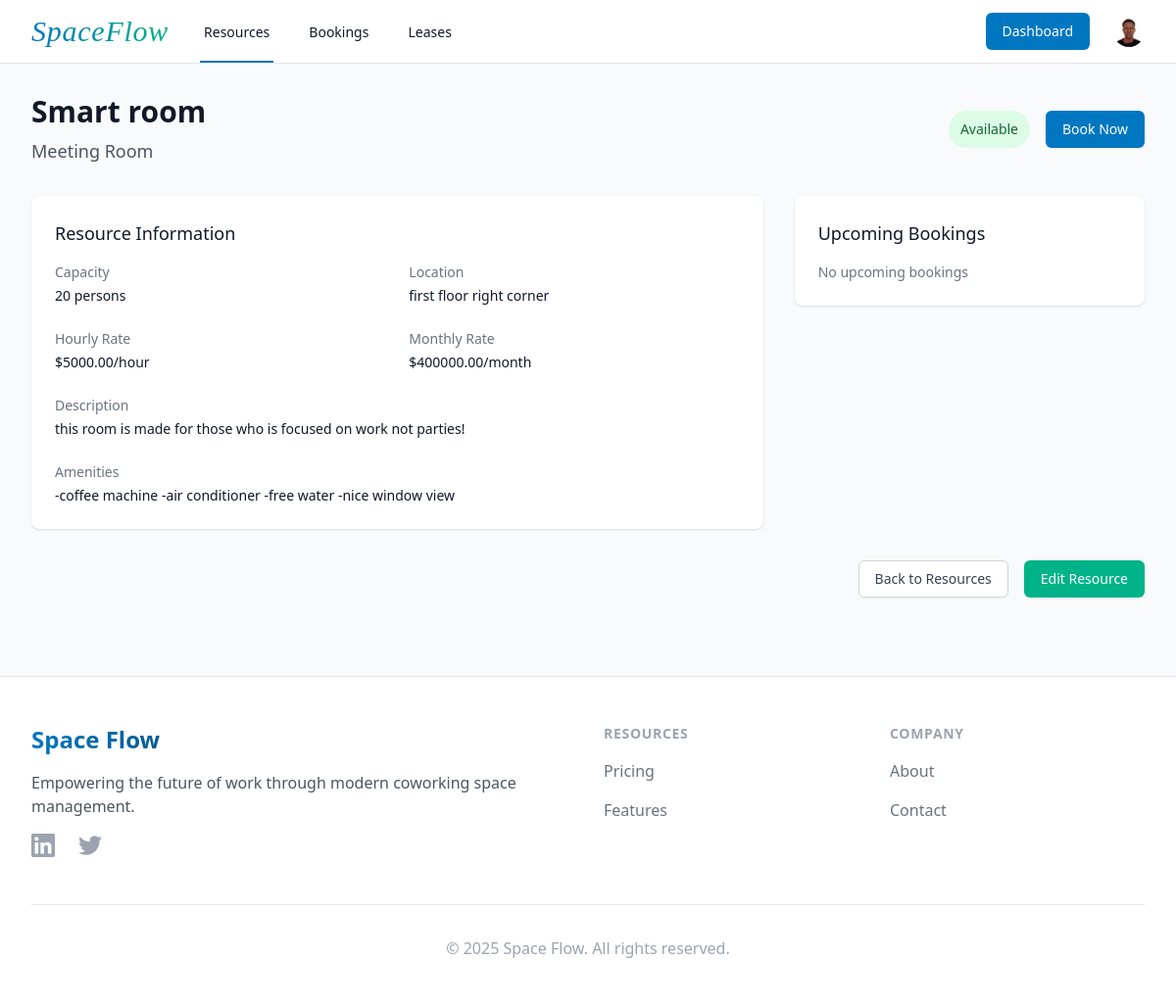
Screenshot of /resources/2/ (signed in) with the database file from the repository.
### core_app/models.py (models this page shows, shortened)
class UserProfile(models.Model):
    ROLE_CHOICES = [
        ('member', 'Member'),
        ('staff', 'Staff'),
        ('admin', 'Admin'),
    ]
    STATUS_CHOICES = [
        ('active', 'Active'),
        ('suspended', 'Suspended'),
    ]
    user = models.OneToOneField(User, on_delete=models.CASCADE)
    role = models.CharField(max_length=10, choices=ROLE_CHOICES, default='member')
    phone_number = models.CharField(max_length=20, blank=True)
    address = models.TextField(blank=True)
    company_name = models.CharField(max_length=100, blank=True)
    profile_picture = models.ImageField(upload_to='profiles/', blank=True, null=True)
    account_status = models.CharField(max_length=20, choices=STATUS_CHOICES, default='active')
    created_at = models.DateTimeField(auto_now_add=True)
    updated_at = models.DateTimeField(auto_now=True)

class Resource(models.Model):
    RESOURCE_TYPES = [
        ('desk', 'Desk'),
        ('meeting_room', 'Meeting Room'),
        ('office', 'Private Office'),
    ]
    STATUS_CHOICES = [
        ('available', 'Available'),
        ('maintenance', 'Under Maintenance'),
        ('occupied', 'Occupied'),
    ]
    name = models.CharField(max_length=100)
    type = models.CharField(max_length=20, choices=RESOURCE_TYPES)
    description = models.TextField(blank=True)
    capacity = models.PositiveIntegerField(default=1)
    location = models.CharField(max_length=100)
    amenities = models.TextField(blank=True)
    price_per_hour = models.DecimalField(max_digits=10, decimal_places=2, null=True, blank=True)
    monthly_price = models.DecimalField(max_digits=10, decimal_places=2, null=True, blank=True)
    status = models.CharField(max_length=20, choices=STATUS_CHOICES, default='available')
    created_at = models.DateTimeField(auto_now_add=True)
    updated_at = models.DateTimeField(auto_now=True)
    class Meta:
        ordering = ('name',)

### core_app/views.py (the view)
# urls.py: path('resources/<int:pk>/', views.resource_detail, name='resource_detail'),
@login_required
def resource_detail(request, pk):
    resource = get_object_or_404(Resource, pk=pk)
    context = {
        'resource': resource,
        'upcoming_bookings': resource.bookings.filter(
            status='approved',
            end_time__gte=timezone.now()
        ).order_by('start_time')[:5]
    }
    return render(request, 'core_app/resources/detail.html', context)

### core_app/templates/core_app/resources/detail.html (shortened to what this page needs)
{% extends 'core_app/base.html' %}
{% block content %}
<div class="max-w-7xl mx-auto px-4 sm:px-6 lg:px-8 py-8">
    <div class="mb-8">
        <div class="flex items-center justify-between">
            <div>
                <h1 class="text-3xl font-bold text-gray-900">{{ resource.name }}</h1>
                <p class="mt-2 text-lg text-gray-600">{{ resource.get_type_display }}</p>
            </div>
            <div class="flex space-x-4">
                <span class="inline-flex items-center px-3 py-1 rounded-full text-sm font-medium
                    {% if resource.status == 'available' %}bg-green-100 text-green-800
                    {% elif resource.status == 'maintenance' %}bg-yellow-100 text-yellow-800
                    {% else %}bg-red-100 text-red-800{% endif %}">
                    {{ resource.get_status_display }}
                </span>
                {% if resource.status == 'available' %}
                    <a href="{% url 'booking_create' resource.id %}"
                        class="inline-flex items-center px-4 py-2 border border-transparent text-sm font-medium rounded-md text-white bg-primary-500 hover:bg-primary-600 focus:outline-none focus:ring-2 focus:ring-offset-2 focus:ring-primary-500">
                        Book Now
                    </a>
                {% endif %}
            </div>
        </div>
    </div>
    <div class="grid grid-cols-1 lg:grid-cols-3 gap-8">
        <div class="lg:col-span-2">
            <div class="bg-white shadow rounded-lg overflow-hidden">
                <div class="px-4 py-5 sm:p-6">
                    <h3 class="text-lg font-medium text-gray-900 mb-4">Resource Information</h3>
                    <div class="grid grid-cols-1 sm:grid-cols-2 gap-6">
                        <div>
                            <dt class="text-sm font-medium text-gray-500">Capacity</dt>
                            <dd class="mt-1 text-sm text-gray-900">{{ resource.capacity }} person{{ resource.capacity|pluralize }}</dd>
                        </div>
                        <div>
                            <dt class="text-sm font-medium text-gray-500">Location</dt>
                            <dd class="mt-1 text-sm text-gray-900">{{ resource.location }}</dd>
                        </div>
                        {% if resource.price_per_hour %}
                        <div>
                            <dt class="text-sm font-medium text-gray-500">Hourly Rate</dt>
                            <dd class="mt-1 text-sm text-gray-900">${{ resource.price_per_hour }}/hour</dd>
                        </div>
                        {% endif %}
                        {% if resource.monthly_price %}
                        <div>
                            <dt class="text-sm font-medium text-gray-500">Monthly Rate</dt>
                            <dd class="mt-1 text-sm text-gray-900">${{ resource.monthly_price }}/month</dd>
                        </div>
                        {% endif %}
                    </div>
                    {% if resource.description %}
                    <div class="mt-6">
                        <dt class="text-sm font-medium text-gray-500">Description</dt>
                        <dd class="mt-1 text-sm text-gray-900">{{ resource.description }}</dd>
                    </div>
                    {% endif %}
                    {% if resource.amenities %}
                    <div class="mt-6">
                        <dt class="text-sm font-medium text-gray-500">Amenities</dt>
                        <dd class="mt-1 text-sm text-gray-900">{{ resource.amenities }}</dd>
                    </div>
                    {% endif %}
                </div>
            </div>
        </div>
        <div class="lg:col-span-1">
            <div class="bg-white shadow rounded-lg overflow-hidden">
                <div class="px-4 py-5 sm:p-6">
                    <h3 class="text-lg font-medium text-gray-900 mb-4">Upcoming Bookings</h3>
                    {% if upcoming_bookings %}
                        <div class="space-y-4">
                            {% for booking in upcoming_bookings %}
                            <div class="border-l-4 border-primary-500 pl-4">
                                <div class="flex items-center justify-between">
                                    <div>
                                        <p class="text-sm font-medium text-gray-900">{{ booking.user.get_full_name|default:booking.user.username }}</p>
                                        <p class="text-sm text-gray-500">{{ booking.start_time|date:"M j, Y" }}</p>
                                        <p class="text-sm text-gray-500">{{ booking.start_time|time:"g:i A" }} - {{ booking.end_time|time:"g:i A" }}</p>
                                    </div>
                                    <span class="inline-flex items-center px-2 py-1 rounded-full text-xs font-medium bg-green-100 text-green-800">
                                        {{ booking.get_status_display }}
                                    </span>
                                </div>
                            </div>
                            {% endfor %}
                        </div>
                    {% else %}
                        <p class="text-sm text-gray-500">No upcoming bookings</p>
                    {% endif %}
                </div>
            </div>
        </div>
    </div>
    <div class="mt-8 flex justify-end space-x-4">
        <a href="{% url 'resource_list' %}"
            class="inline-flex justify-center py-2 px-4 border border-gray-300 shadow-sm text-sm font-medium rounded-md text-gray-700 bg-white hover:bg-gray-50 focus:outline-none focus:ring-2 focus:ring-offset-2 focus:ring-primary-500">
            Back to Resources
        </a>
        {% if user.userprofile.role in 'staff,admin' %}
            <a href="#"
                class="inline-flex justify-center py-2 px-4 border border-transparent shadow-sm text-sm font-medium rounded-md text-white bg-accent-500 hover:bg-accent-600 focus:outline-none focus:ring-2 focus:ring-offset-2 focus:ring-accent-500">
                Edit Resource
            </a>
        {% endif %}
    </div>
</div>
{% endblock %}

### core_app/templates/core_app/base.html (shortened to what this page needs)
<!DOCTYPE html>
<html lang="en">
<head>
    <script src="https://cdn.tailwindcss.com?v={% now 'U' %}"></script>
</head>
<body class="bg-gray-50 min-h-screen flex flex-col">
    <nav class="bg-white border-b border-gray-200 fixed w-full z-50">
        <div class="max-w-7xl mx-auto px-4 sm:px-6 lg:px-8">
            <div class="flex justify-between h-16">
                <div class="flex">
                    <div class="flex-shrink-0 flex items-center">
                        <a href="{% url 'home' %}" class="flex items-center">
                            <span class="text-2xl md:text-3xl font-serif italic tracking-wide bg-gradient-to-r from-primary-500 to-accent-500 bg-clip-text text-transparent hover:from-primary-600 hover:to-accent-600 transition-colors duration-300">
                            </span>
                        </a>
                    </div>
                    <div class="hidden sm:ml-8 sm:flex sm:space-x-8">
                        {% if user.is_authenticated %}
                            <a href="{% url 'resource_list' %}" class="text-gray-900 inline-flex items-center px-1 pt-1 border-b-2 {% if 'resource' in request.path %}border-primary-500{% else %}border-transparent{% endif %} text-sm font-medium hover:border-gray-300">
                                Resources
                            </a>
                            <a href="{% url 'booking_list' %}" class="text-gray-900 inline-flex items-center px-1 pt-1 border-b-2 {% if 'booking' in request.path %}border-primary-500{% else %}border-transparent{% endif %} text-sm font-medium hover:border-gray-300">
                                Bookings
                            </a>
                            {% if user.userprofile.role in 'staff,admin' %}
                                <a href="{% url 'lease_list' %}" class="text-gray-900 inline-flex items-center px-1 pt-1 border-b-2 {% if 'lease' in request.path %}border-primary-500{% else %}border-transparent{% endif %} text-sm font-medium hover:border-gray-300">
                                    Leases
                                </a>
                            {% endif %}
                        {% endif %}
                    </div>
                </div>
                <div class="hidden sm:ml-6 sm:flex sm:items-center">
                    {% if user.is_authenticated %}
                        <a href="{% url 'dashboard' %}" class="inline-flex items-center px-4 py-2 border border-transparent text-sm font-medium rounded-md text-white bg-primary-500 hover:bg-primary-600 focus:outline-none focus:ring-2 focus:ring-offset-2 focus:ring-primary-500 mr-3">
                            Dashboard
                        </a>
                        <div x-data="{ open: false }" class="ml-3 relative">
                            <button @click="open = !open" @click.away="open = false"
                                class="flex text-sm rounded-full focus:outline-none focus:ring-2 focus:ring-offset-2 focus:ring-primary-500">
                                {% if user.userprofile.profile_picture %}
                                    <img class="h-8 w-8 rounded-full" src="{{ user.userprofile.profile_picture.url }}" alt="">
                                {% else %}
                                    <div class="h-8 w-8 rounded-full bg-primary-500 flex items-center justify-center text-white">
                                        {{ user.username|make_list|first|upper }}
                                    </div>
                                {% endif %}
                            </button>
                        </div>
                    {% endif %}
                </div>
            </div>
        </div>
    </nav>
    <div class="pt-16">
        <main class="flex-grow">
            {% block content %}{% endblock %}
        </main>
        <footer class="bg-white border-t mt-12">
            <div class="max-w-7xl mx-auto px-4 sm:px-6 lg:px-8 py-12">
                <div class="grid grid-cols-1 md:grid-cols-4 gap-8">
                    <div class="col-span-1 md:col-span-2">
                        <span class="text-2xl font-bold bg-gradient-to-r from-primary-500 to-primary-600 bg-clip-text text-transparent">
                        </span>
                        <p class="mt-4 text-gray-600">
                            Empowering the future of work through modern coworking space management.
                        </p>
                        <div class="mt-4 flex space-x-6">
                            <a href="#" class="text-gray-400 hover:text-primary-500 transition-colors">
                            </a>
                            <a href="#" class="text-gray-400 hover:text-primary-500 transition-colors">
                            </a>
                        </div>
                    </div>
                    <div>
                        <h3 class="text-sm font-semibold text-gray-400 uppercase tracking-wider">Resources</h3>
                        <ul class="mt-4 space-y-4">
                            <li>
                                <a href="#pricing" class="text-base text-gray-500 hover:text-gray-900">
                                    Pricing
                                </a>
                            </li>
                            <li>
                                <a href="#features" class="text-base text-gray-500 hover:text-gray-900">
                                    Features
                                </a>
                            </li>
                        </ul>
                    </div>
                    <div>
                        <h3 class="text-sm font-semibold text-gray-400 uppercase tracking-wider">Company</h3>
                        <ul class="mt-4 space-y-4">
                            <li>
                                <a href="#" class="text-base text-gray-500 hover:text-gray-900">
                                    About
                                </a>
                            </li>
                            <li>
                                <a href="#" class="text-base text-gray-500 hover:text-gray-900">
                                    Contact
                                </a>
                            </li>
                        </ul>
                    </div>
                </div>
                <div class="mt-12 border-t border-gray-200 pt-8">
                    <p class="text-base text-gray-400 text-center">
                        &copy; 2025 Space Flow. All rights reserved.
                    </p>
                </div>
            </div>
        </footer>
    </div>
</body>
</html>

### rows the page displays
Resource: name "Smart room", type "Meeting Room", status "Available", capacity "20", location "first floor right corner", price_per_hour "5000.00", monthly_price "400000.00", description "this room is made for those who is focused on work not parties!", amenities "-coffee machine -air conditioner -free water -nice window view"
